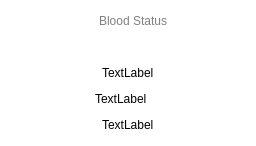
                           <widget class="QWidget" name="patient_info3_widget_2" native="true">
                            <property name="styleSheet">
                             <string notr="true">background-color: rgb(255, 255, 255);</string>
                            </property>
                            <layout class="QVBoxLayout" name="verticalLayout_46">
                             <item>
                              <layout class="QHBoxLayout" name="horizontalLayout_53">
                               <item>
                                <spacer name="horizontalSpacer_61">
                                 <property name="orientation">
                                  <enum>Qt::Horizontal</enum>
                                 </property>
                                 <property name="sizeHint" stdset="0">
                                  <size>
                                   <width>88</width>
                                   <height>20</height>
                                  </size>
                                 </property>
                                </spacer>
                               </item>
                               <item>
                                <widget class="QLabel" name="label_blood_status_2">
                                 <property name="styleSheet">
                                  <string notr="true">font: 15pt &quot;Microsoft Sans Serif&quot;;
color: grey;</string>
                                 </property>
                                 <property name="text">
                                  <string>Blood Status</string>
                                 </property>
                                </widget>
                               </item>
                               <item>
                                <spacer name="horizontalSpacer_62">
                                 <property name="orientation">
                                  <enum>Qt::Horizontal</enum>
                                 </property>
                                 <property name="sizeHint" stdset="0">
                                  <size>
                                   <width>78</width>
                                   <height>20</height>
                                  </size>
                                 </property>
                                </spacer>
                               </item>
                              </layout>
                             </item>
                             <item>
                              <layout class="QHBoxLayout" name="horizontalLayout_54">
                               <item>
                                <spacer name="horizontalSpacer_63">
                                 <property name="orientation">
                                  <enum>Qt::Horizontal</enum>
                                 </property>
                                 <property name="sizeHint" stdset="0">
                                  <size>
                                   <width>78</width>
                                   <height>20</height>
                                  </size>
                                 </property>
                                </spacer>
                               </item>
                               <item>
                                <widget class="QLabel" name="blood_icon_2">
                                 <property name="baseSize">
                                  <size>
                                   <width>0</width>
                                   <height>0</height>
                                  </size>
                                 </property>
                                 <property name="text">
                                  <string/>
                                 </property>
                                 <property name="pixmap">
                                  <pixmap resource="images.qrc">:/static/icons8-blood-50.png</pixmap>
                                 </property>
                                </widget>
                               </item>
                               <item>
                                <spacer name="horizontalSpacer_64">
                                 <property name="orientation">
                                  <enum>Qt::Horizontal</enum>
                                 </property>
                                 <property name="sizeHint" stdset="0">
                                  <size>
                                   <width>78</width>
                                   <height>20</height>
                                  </size>
                                 </property>
                                </spacer>
                               </item>
                              </layout>
                             </item>
                             <item>
                              <layout class="QHBoxLayout" name="horizontalLayout_92">
                               <item>
                                <spacer name="horizontalSpacer_4">
                                 <property name="orientation">
                                  <enum>Qt::Horizontal</enum>
                                 </property>
                                 <property name="sizeHint" stdset="0">
                                  <size>
                                   <width>40</width>
                                   <height>20</height>
                                  </size>
                                 </property>
                                </spacer>
                               </item>
                               <item>
                                <widget class="QLabel" name="med_record_blood_type">
                                 <property name="text">
                                  <string>TextLabel</string>
                                 </property>
                                </widget>
                               </item>
                               <item>
                                <spacer name="horizontalSpacer_5">
                                 <property name="orientation">
                                  <enum>Qt::Horizontal</enum>
                                 </property>
                                 <property name="sizeHint" stdset="0">
                                  <size>
                                   <width>40</width>
                                   <height>20</height>
                                  </size>
                                 </property>
                                </spacer>
                               </item>
                              </layout>
                             </item>
                             <item>
                              <layout class="QHBoxLayout" name="horizontalLayout_55">
                               <item>
                                <spacer name="horizontalSpacer_65">
                                 <property name="orientation">
                                  <enum>Qt::Horizontal</enum>
                                 </property>
                                 <property name="sizeHint" stdset="0">
                                  <size>
                                   <width>78</width>
                                   <height>20</height>
                                  </size>
                                 </property>
                                </spacer>
                               </item>
                               <item>
                                <widget class="QLabel" name="med_record_blood_pressure">
                                 <property name="text">
                                  <string>TextLabel</string>
                                 </property>
                                </widget>
                               </item>
                               <item>
                                <spacer name="horizontalSpacer_66">
                                 <property name="orientation">
                                  <enum>Qt::Horizontal</enum>
                                 </property>
                                 <property name="sizeHint" stdset="0">
                                  <size>
                                   <width>98</width>
                                   <height>20</height>
                                  </size>
                                 </property>
                                </spacer>
                               </item>
                              </layout>
                             </item>
                             <item>
                              <layout class="QHBoxLayout" name="horizontalLayout_56">
                               <item>
                                <spacer name="horizontalSpacer_67">
                                 <property name="orientation">
                                  <enum>Qt::Horizontal</enum>
                                 </property>
                                 <property name="sizeHint" stdset="0">
                                  <size>
                                   <width>40</width>
                                   <height>20</height>
                                  </size>
                                 </property>
                                </spacer>
                               </item>
                               <item>
                                <widget class="QLabel" name="med_record_blood_warning">
                                 <property name="text">
                                  <string>TextLabel</string>
                                 </property>
                                </widget>
                               </item>
                               <item>
                                <spacer name="horizontalSpacer_68">
                                 <property name="orientation">
                                  <enum>Qt::Horizontal</enum>
                                 </property>
                                 <property name="sizeHint" stdset="0">
                                  <size>
                                   <width>40</width>
                                   <height>20</height>
                                  </size>
                                 </property>
                                </spacer>
                               </item>
                              </layout>
                             </item>
                            </layout>
                           </widget>
